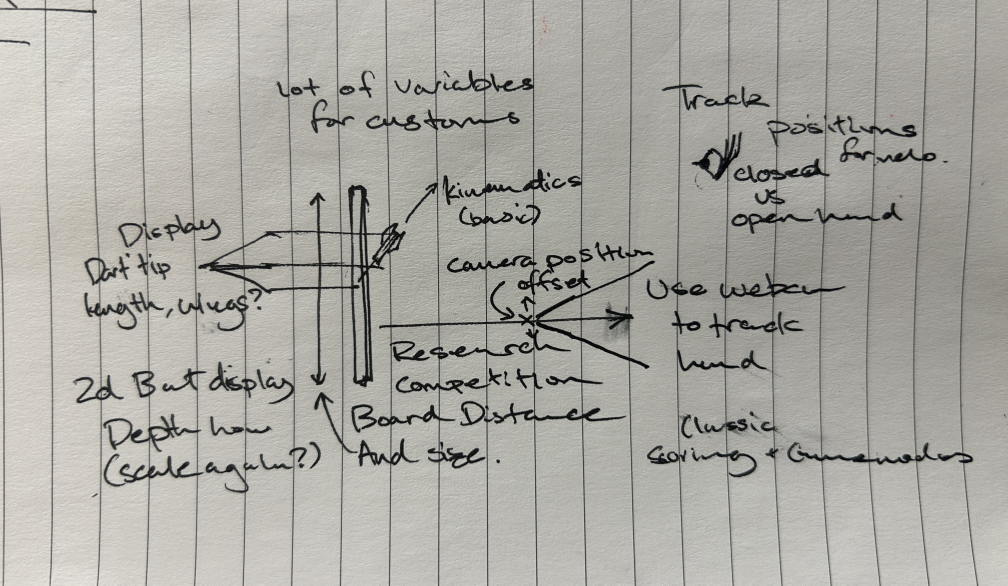
#> input picture assets/sketches/original/darts.jpeg, 4032 x 2341 px (shown at 1/4 size)
$ python -i describe.py   (imports and definitions only)
#> lines starting #> are read from the running program, lines starting #| are printed output that depends on the picture
#!/usr/bin/env python3
"""
describe.py - auto-title photos using a local vision model via Ollama.

Setup:
  brew install ollama
  ollama serve                   # keep running in a separate terminal
  ollama pull llava:7b           # recommended — 4.7 GB, good quality
  ollama pull moondream          # alternative — 1.6 GB, faster but simpler descriptions
  pip install ollama python-dotenv

Usage (from the repo root):
  python3 tools/photos/describe.py                    # describe all UUID-titled photos
  python3 tools/photos/describe.py --limit 10         # test on first 10 first
  python3 tools/photos/describe.py --model moondream  # use a different model
  python3 tools/photos/describe.py --all              # re-describe everything

Writes back to photos.json after every 10 photos — safe to interrupt and resume.
"""

import os, json, re, time, argparse
from pathlib import Path
from dotenv import load_dotenv

# [1 line not run here, left out]

try:
    import ollama
except ImportError:
    print("Run: pip install ollama")
    raise SystemExit(1)

# ---- config ------------------------------------------------------------------
PHOTOS_DIR  = Path("photos-original")
DEFAULT_MODEL   = "llava:7b"    # stage-1 general description
BIRD_ID_MODEL   = "llava:7b"    # stage-2 specialist bird identification
IMG_EXTS        = {".jpg", ".jpeg", ".png", ".webp", ".tif", ".tiff"}

# ---- title-only (fast retitle pass) -----------------------------------------
TITLE_PROMPT = """Look at this photo. Reply with ONLY this JSON — nothing else:
{"title": "..."}

Rules for the title value:
- 3-5 words, Title Case
- Plain literal description: what you literally see
- General animal words only — bird, duck, goose, dragonfly, etc. (no species names)
- No artsy or poetic language

Example outputs:
{"title": "Bird on Branch"}
{"title": "Ducks on Water"}
{"title": "Dragonfly on Reed"}
{"title": "Geese in Field"}
{"title": "Sunset Over Lake"}"""

# ---- stage-1: general description -------------------------------------------
PROMPT = """Look at this photo and return a JSON object with these fields:

- "title": 3-5 words, Title Case, plain and literal — describe only what you can see.
    GOOD: "Bird on Branch", "Duck in Water", "Dragonfly on Stem", "Geese in Field", "Sunset Over Water"
    BAD: anything poetic, artsy, or that names a species (no "Cedar Waxwing", no "Nature's Embrace")
    Use general animal words: bird, duck, goose, dragonfly, butterfly, spider, squirrel, etc.
- "animal": general common name of the main animal (e.g. "duck", "bird", "dragonfly"), or ""
- "species": specific species if you are confident, else "" — this is the only field that should attempt classification
- "species_confidence": integer 0-100 for species confidence (0 if no species identified)
- "category": one of birds, insects, landscape, macro, other
- "season": one of spring, summer, fall, winter, or ""
- "location_hint": brief habitat type (e.g. "wetland", "forest", "urban park"), or "" """

# ---- stage-2: specialist bird identification --------------------------------
BIRD_PROMPT = """You are an expert ornithologist. Study this bird photo carefully and return ONLY a JSON object — no markdown, no explanation.

Fields:
- species: exact common name (e.g. "Cedar Waxwing") or "" if unidentifiable
- scientific: Latin binomial (e.g. "Bombycilla cedrorum") or ""
- confidence: integer 0-100, your certainty in the species identification
- field_marks: list of 2-4 key visible features that led to this ID (e.g. ["yellow tail tip", "silky crest", "black mask"])
- age_sex: one of "adult male" | "adult female" | "juvenile" | "immature" | "unknown"
- behavior: brief observable behavior (e.g. "perched", "foraging", "in flight") or ""

If you cannot see a bird or cannot determine the species, set confidence to 0 and species/scientific to "".
Example: {"species":"Cedar Waxwing","scientific":"Bombycilla cedrorum","confidence":91,"field_marks":["silky crest","yellow tail tip","black mask"],"age_sex":"adult male","behavior":"perched"}"""

# ---- helpers -----------------------------------------------------------------
UUID_RE = re.compile(
    r"^[0-9a-fA-F]{8}[-_][0-9a-fA-F]{4}|"
    r"^img_\d+$|"
    r"^dsc[_\-]\d+$|"
    r"^[0-9a-fA-F]{20,}",
    re.IGNORECASE,
)

def looks_like_uuid(title: str) -> bool:
    return bool(UUID_RE.match(title.replace(" ", "-")))

# [11 lines left out: function find_local_file, not called in this run]

def resize_for_model(img_path: Path) -> Path:
    """Resize image to max 768px on longest side before sending to model."""
    from PIL import Image
    import tempfile, os
    img = Image.open(img_path).convert("RGB")
#> img is the input picture: PIL image 4032x2341 RGB; mean R, G, B 169.7, 168.5, 162.1
    w, h = img.size
#> w = 4032; h = 2341
    max_side = 768
    if max(w, h) > max_side:
        scale = max_side / max(w, h)
#> scale = 0.19
        img = img.resize((int(w * scale), int(h * scale)), Image.LANCZOS)
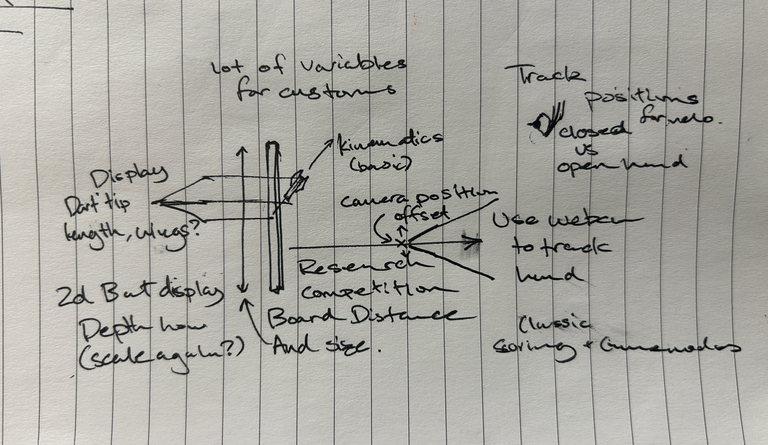
#> img: PIL image 768x445 RGB; mean R, G, B 169.7, 168.5, 162.2
    tmp = tempfile.NamedTemporaryFile(suffix=".jpg", delete=False)
    img.save(tmp.name, "JPEG", quality=85)
    return Path(tmp.name)

# [68 lines left out: functions extract_json, describe, retitle, not called in this run]

# ---- stage-2: bird specialist -----------------------------------------------
def identify_bird(img_path: Path) -> dict:
    """Run specialist bird ID via llava:7b. Returns dict or {} on failure."""
    tmp_path = None
    try:
        tmp_path = resize_for_model(img_path)
#> (the run stopped early here; a loop or call above may not have finished)

$ run again, on assets/sketches/original/pixel-sim.jpeg
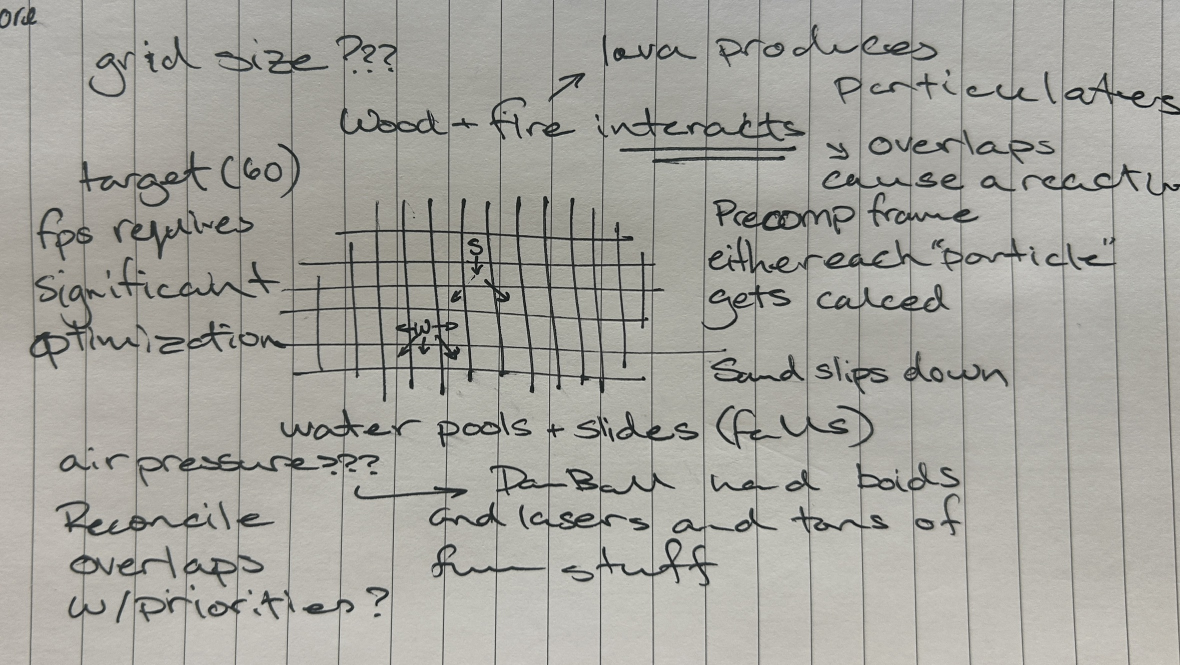
#> input picture assets/sketches/original/pixel-sim.jpeg, 2360 x 1330 px (shown at 1/2 size)
#> in resize_for_model, img is the input picture: PIL image 2360x1330 RGB; mean R, G, B 165.1, 164.1, 157.8
#> in resize_for_model, `img = img.resize((int(w * scale), int(h * scale)), Image.LANCZOS)`:
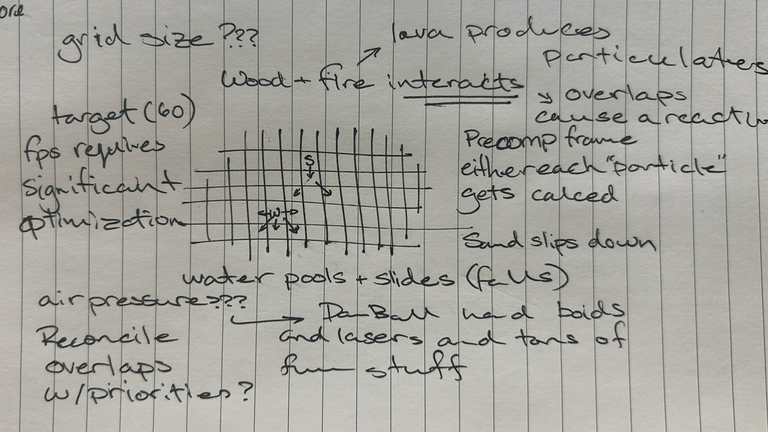
#> img: PIL image 768x432 RGB; mean R, G, B 165.1, 164.1, 157.8

$ run again, on assets/sketches/original/pool.jpeg
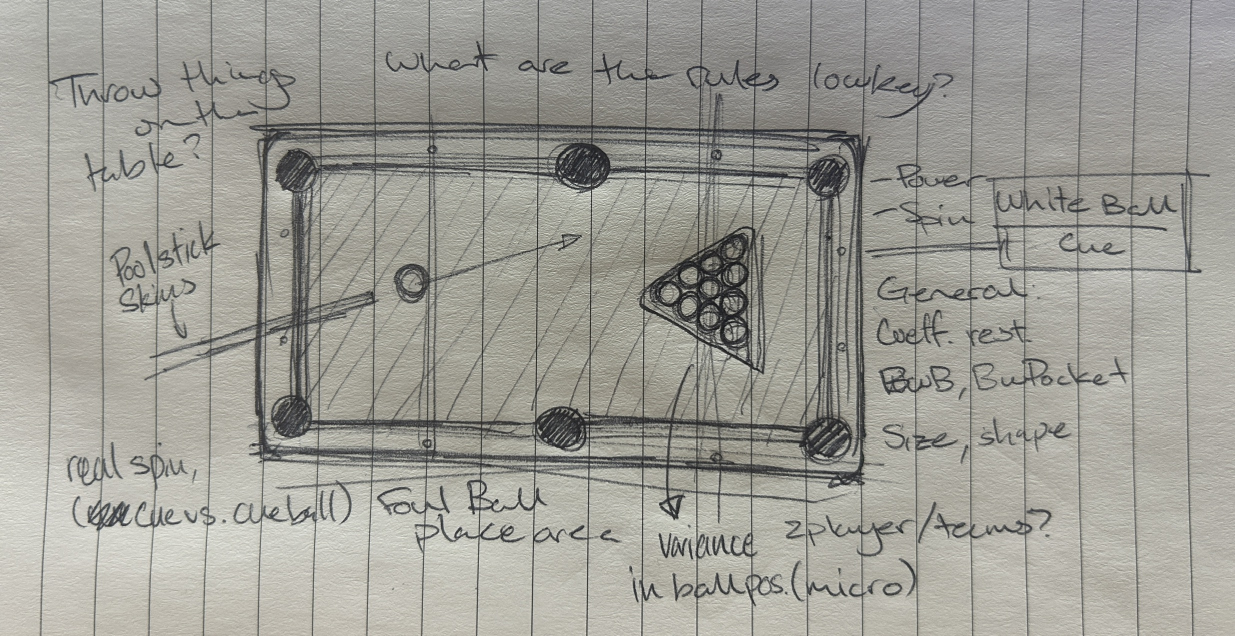
#> input picture assets/sketches/original/pool.jpeg, 2470 x 1272 px (shown at 1/2 size)
#> in resize_for_model, img is the input picture: PIL image 2470x1272 RGB; mean R, G, B 158.6, 157.7, 150.6
#> in resize_for_model, `img = img.resize((int(w * scale), int(h * scale)), Image.LANCZOS)`:
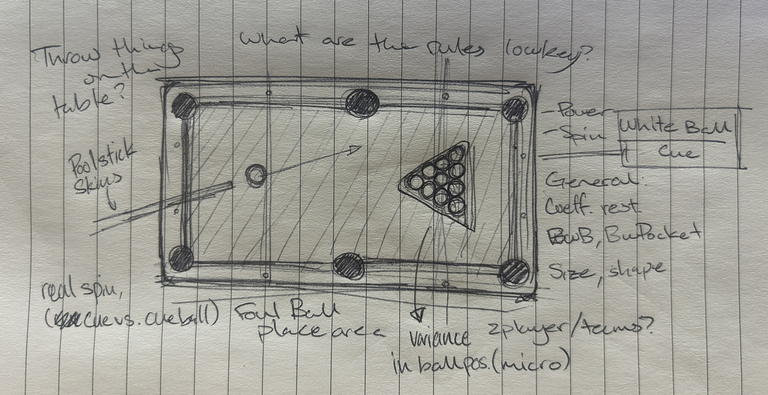
#> img: PIL image 768x395 RGB; mean R, G, B 158.6, 157.7, 150.6

$ run again, on assets/sketches/original/rts.jpeg
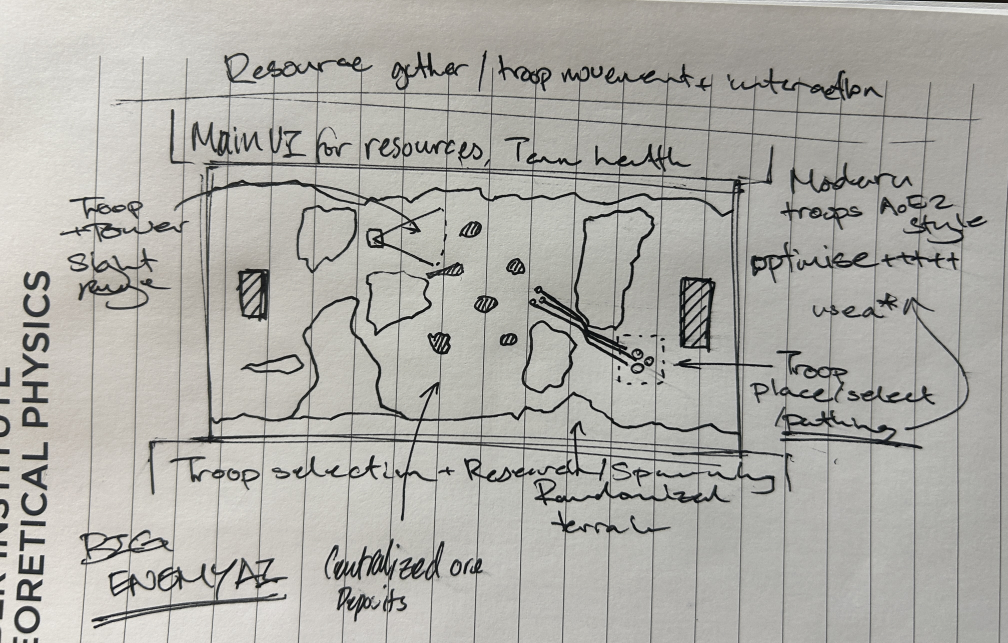
#> input picture assets/sketches/original/rts.jpeg, 4032 x 2572 px (shown at 1/4 size)
#> in resize_for_model, img is the input picture: PIL image 4032x2572 RGB; mean R, G, B 173.2, 172.1, 166.7
#> in resize_for_model, `img = img.resize((int(w * scale), int(h * scale)), Image.LANCZOS)`:
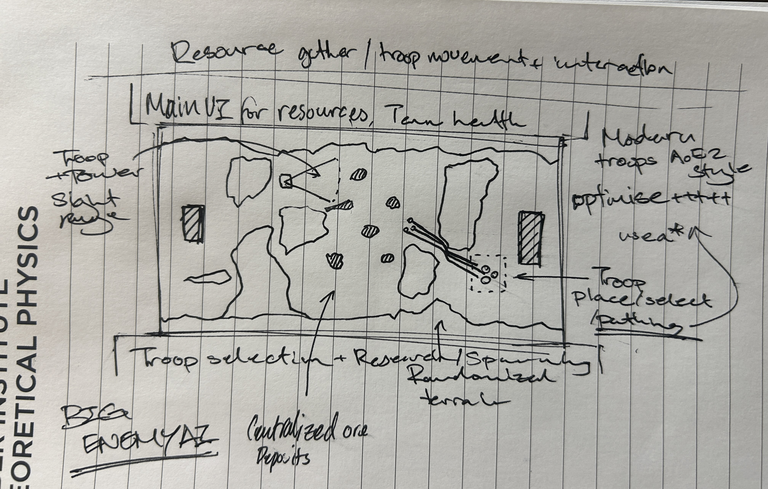
#> img: PIL image 768x489 RGB; mean R, G, B 173.2, 172.1, 166.7
